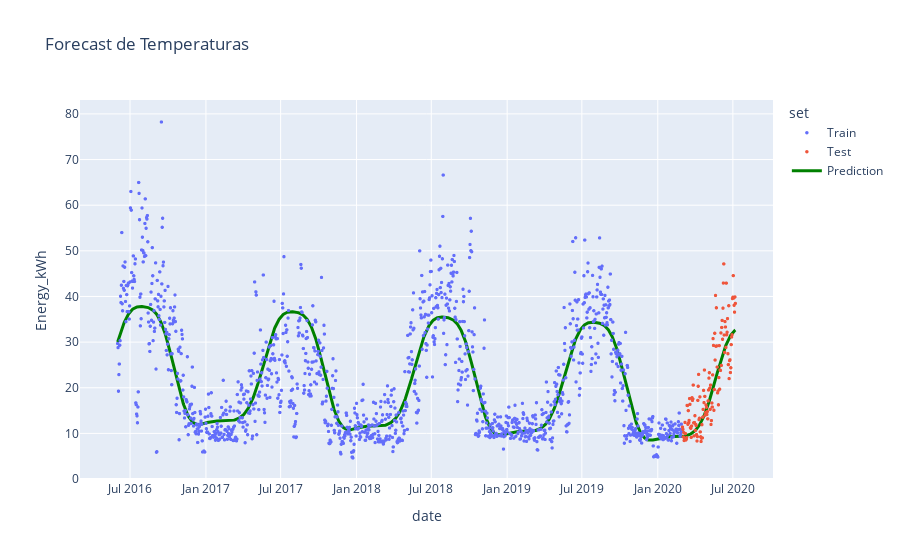

The notebook cell saved with this chart:
### Code cell
fig = px.scatter(df_homero, x=df_homero.date, y=target, title='Forecast de Temperaturas', color='set')
fig.add_scatter(x=df_homero.date, y=y_pred, mode='lines', name='Prediction', line=dict(color='green', width=3))
fig.update_traces(marker=dict(size=3.5))
fig.show()

### Figure 1 — Plotly figure (JSON) as saved in the notebook; plotly's stock layout.template omitted (floating-point values rounded to 4 significant figures; data arrays with more than 128 entries replaced by an {"elided": "..."} marker saying what was removed)
{"data": [{"hovertemplate": "set=Train<br>date=%{x}<br>Energy_kWh=%{y}<extra></extra>", "legendgroup": "Train", "marker": {"color": "#636efa", "size": 3.5, "symbol": "circle"}, "mode": "markers", "name": "Train", "showlegend": true, "type": "scattergl", "x": {"elided": "1369 str values"}, "xaxis": "x", "y": {"elided": "1369 float values"}, "yaxis": "y"}, {"hovertemplate": "set=Test<br>date=%{x}<br>Energy_kWh=%{y}<extra></extra>", "legendgroup": "Test", "marker": {"color": "#EF553B", "size": 3.5, "symbol": "circle"}, "mode": "markers", "name": "Test", "showlegend": true, "type": "scattergl", "x": {"elided": "129 str values"}, "xaxis": "x", "y": {"elided": "129 float values"}, "yaxis": "y"}, {"line": {"color": "green", "width": 3}, "marker": {"size": 3.5}, "mode": "lines", "name": "Prediction", "type": "scatter", "x": {"elided": "1498 str values"}, "y": {"elided": "1498 float values"}}], "layout": {"legend": {"title": {"text": "set"}, "tracegroupgap": 0}, "title": {"text": "Forecast de Temperaturas"}, "xaxis": {"anchor": "y", "domain": [0, 1], "title": {"text": "date"}}, "yaxis": {"anchor": "x", "domain": [0, 1], "title": {"text": "Energy_kWh"}}}}
